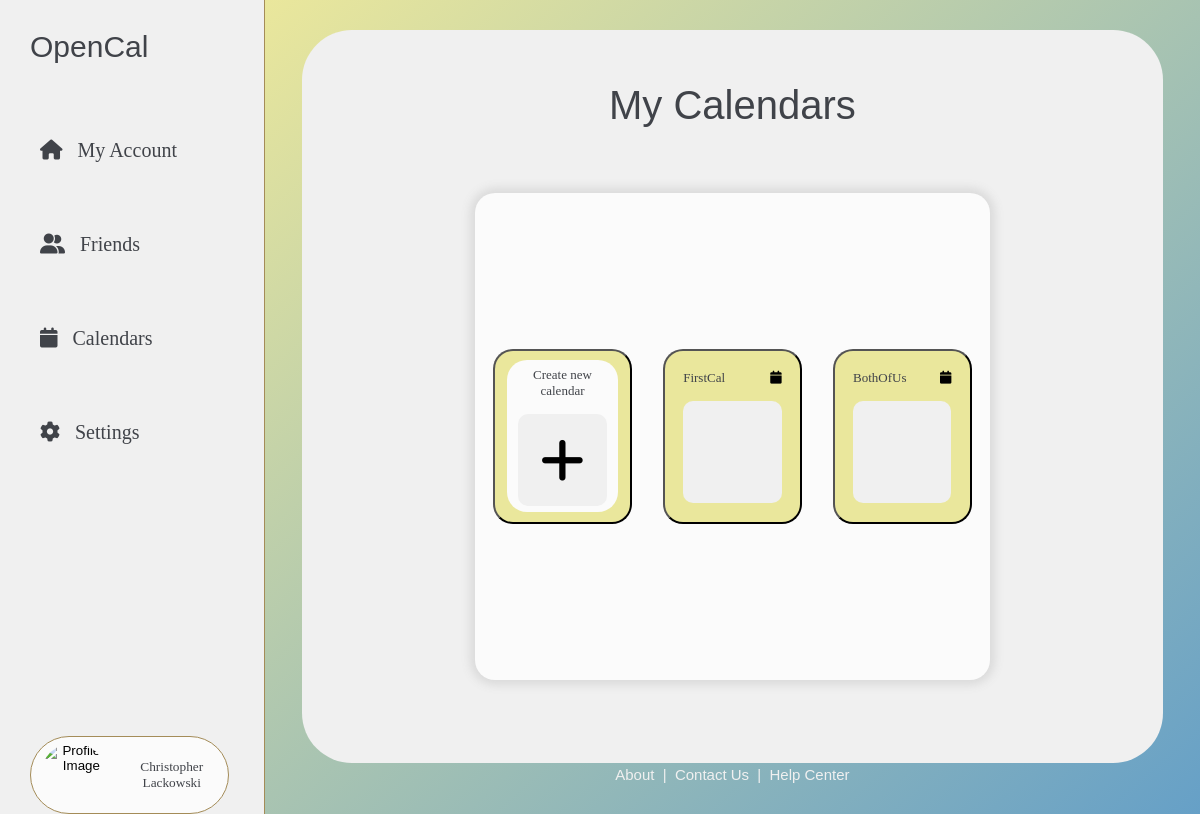
Before: /mycalendars/ (signed in) with the older database file.
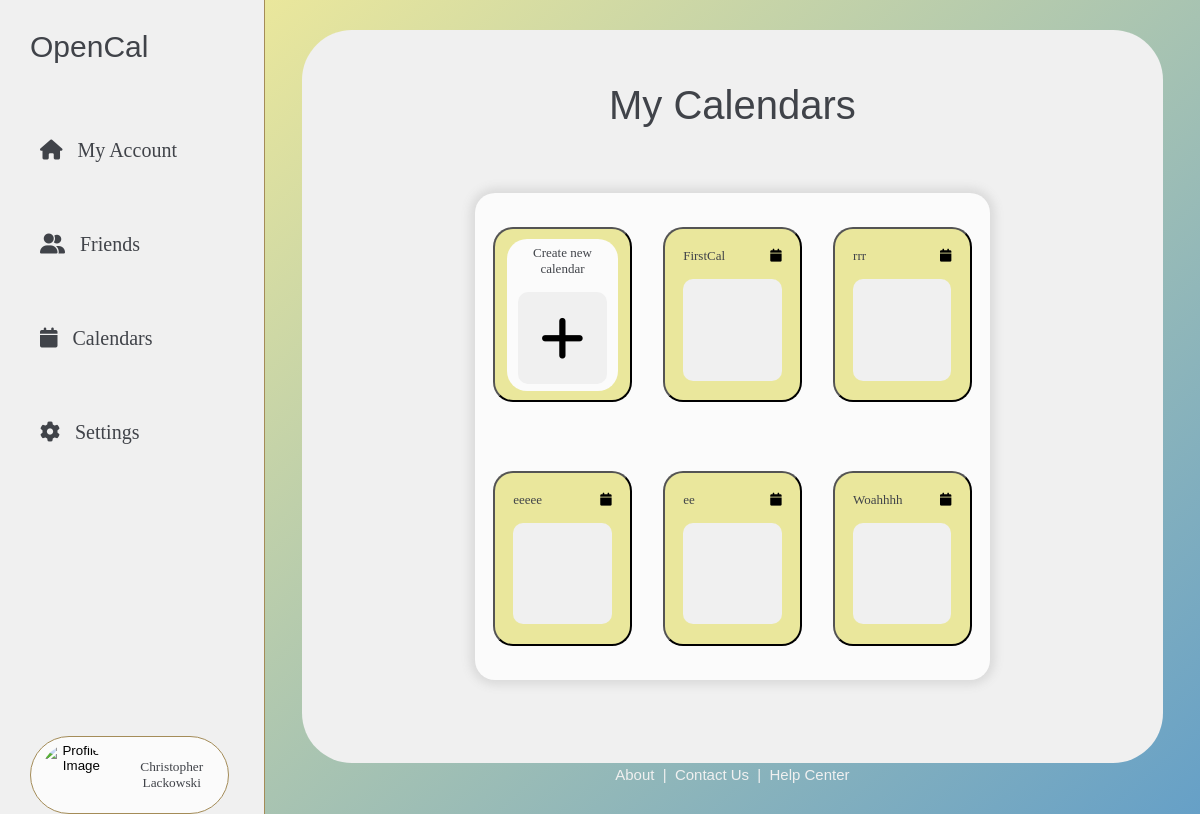
After: the same page with the newer database file.
### opencalapp/models.py (models this page shows, shortened)
class Calendar(models.Model):
    name = models.CharField(max_length=20, default='Calendar Name')
    owner = models.ForeignKey(Account, related_name='owned_calendars', on_delete=models.CASCADE, default=1)
    last_modified = models.DateTimeField(default=timezone.now)
    contributors = models.ManyToManyField('Account', related_name='active_calendars', blank=True)

### opencalapp/views.py (the view)
# urls.py: path('mycalendars/', views.create_calendar,name='mycalendars'),
@login_required
def create_calendar(request):
    if request.method == 'POST':
        form = NewCalendarForm(request.POST)
        if form.is_valid():
            new_calendar = form.save(commit=False)
            new_calendar.owner = request.user;
            new_calendar.save()
            form.save_m2m()
            request.user.calendars.add(new_calendar)
            return redirect('mycalendars')
    else:
        form = NewCalendarForm(user=request.user)
    return render(request, 'mycalendars.html', {'form': form})

### opencalapp/templates/mycalendars.html (shortened to what this page needs)
{% extends 'base.html' %}
{% block content %}
<div class="page-pane">
    <div class="page-pane-bubble">
        <div class="header-title">
            <b-text style="font-size: 40px;">My Calendars</b-text>
        </div>
        <div class="calendars-section">
            <div class="grid">
                <div class="grid-bubble">
                    <button class="grid-cell" onclick="createNewCal()">
                        <div class="cell-bubble">
                            <div class="cal-name-container" style="justify-content: center;">
                                <s-text>Create new calendar</s-text>
                            </div>
                            <div class="plus-icon">
                                <i class="fa-solid fa-plus"></i>
                            </div>
                        </div>
                    </button>
                    {% for calendar in user.calendars.all %}
                    <button class="grid-cell"
                    data-calendar-id="{{ calendar.id }}"
                    data-calendar-name="{{ calendar.name }}"
                    data-last-modified="{{ calendar.last_modified }}"
                    data-contributors="{% for contributor in calendar.contributors.all %}{{ contributor.first_name }} {{ contributor.last_name }}{% if not forloop.last %}, {% endif %}{% endfor %}"
                    onclick="displayCalInfo(this)">
                        <div class="cal-name-container">
                            <div class="left-cal-name">
                                <s-text>{{calendar.name}}</s-text>
                            </div>
                            <div>
                                <i class="fas fa-calendar"></i>
                            </div>
                        </div>
                        <div class="cal-prev">
                        </div>
                    </button>
                    {% endfor %}
                </div>
            </div>
        </div>
    </div>
    {% include 'footer.html' %}
</div>
{% endblock %}

Changed rows visible on the page:
removed Calendar: name "BothOfUs"
added Calendar: name "rrr"
added Calendar: name "eeeee"
added Calendar: name "ee"
added Calendar: name "Woahhhh"
